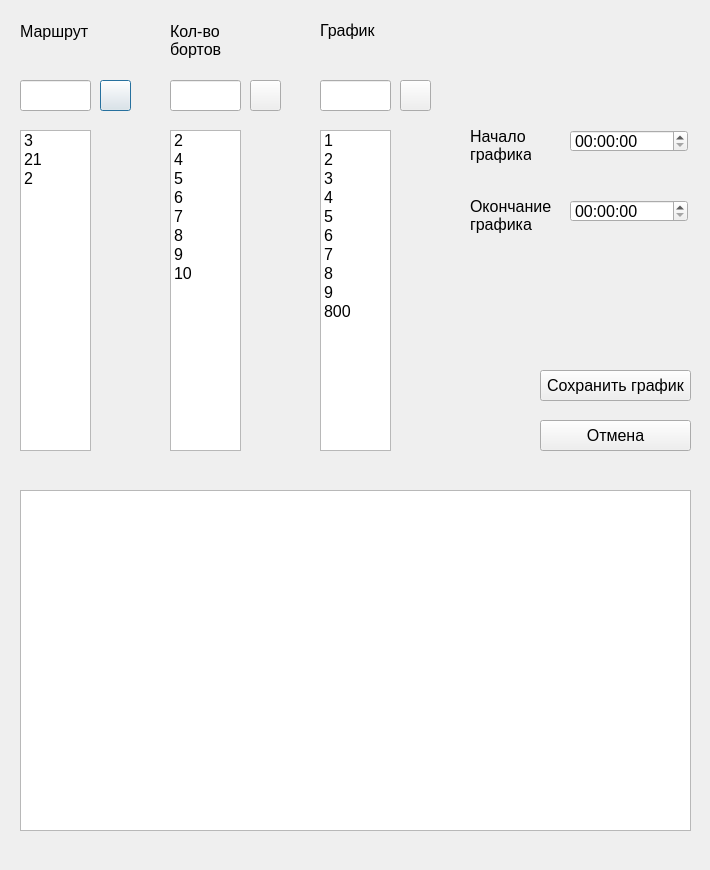
<?xml version="1.0" encoding="UTF-8"?>
<ui version="4.0">
 <class>Dialog</class>
 <widget class="QDialog" name="Dialog">
  <property name="geometry">
   <rect>
    <x>0</x>
    <y>0</y>
    <width>710</width>
    <height>870</height>
   </rect>
  </property>
  <property name="font">
   <font>
    <pointsize>12</pointsize>
   </font>
  </property>
  <property name="windowTitle">
   <string>Маршруты</string>
  </property>
  <property name="modal">
   <bool>true</bool>
  </property>
  <widget class="QLineEdit" name="RouteEdit">
   <property name="geometry">
    <rect>
     <x>20</x>
     <y>80</y>
     <width>71</width>
     <height>31</height>
    </rect>
   </property>
  </widget>
  <widget class="QLabel" name="label">
   <property name="geometry">
    <rect>
     <x>20</x>
     <y>21</y>
     <width>71</width>
     <height>20</height>
    </rect>
   </property>
   <property name="font">
    <font>
     <pointsize>12</pointsize>
    </font>
   </property>
   <property name="text">
    <string>Маршрут</string>
   </property>
  </widget>
  <widget class="QLabel" name="label_2">
   <property name="geometry">
    <rect>
     <x>170</x>
     <y>20</y>
     <width>51</width>
     <height>41</height>
    </rect>
   </property>
   <property name="font">
    <font>
     <pointsize>12</pointsize>
    </font>
   </property>
   <property name="text">
    <string>Кол-во 
бортов</string>
   </property>
  </widget>
  <widget class="QLineEdit" name="BortCountEdit">
   <property name="geometry">
    <rect>
     <x>170</x>
     <y>80</y>
     <width>71</width>
     <height>31</height>
    </rect>
   </property>
  </widget>
  <widget class="QLabel" name="label_3">
   <property name="geometry">
    <rect>
     <x>320</x>
     <y>20</y>
     <width>61</width>
     <height>21</height>
    </rect>
   </property>
   <property name="font">
    <font>
     <pointsize>12</pointsize>
    </font>
   </property>
   <property name="text">
    <string>График</string>
   </property>
  </widget>
  <widget class="QLineEdit" name="GraphicEdit">
   <property name="geometry">
    <rect>
     <x>320</x>
     <y>80</y>
     <width>71</width>
     <height>31</height>
    </rect>
   </property>
   <property name="text">
    <string/>
   </property>
  </widget>
  <widget class="QListWidget" name="RouteListWidget">
   <property name="geometry">
    <rect>
     <x>20</x>
     <y>130</y>
     <width>71</width>
     <height>321</height>
    </rect>
   </property>
   <property name="font">
    <font>
     <pointsize>12</pointsize>
    </font>
   </property>
   <item>
    <property name="text">
     <string>3</string>
    </property>
   </item>
   <item>
    <property name="text">
     <string>21</string>
    </property>
   </item>
   <item>
    <property name="text">
     <string>2</string>
    </property>
   </item>
  </widget>
  <widget class="QListWidget" name="BortCountListWidget">
   <property name="geometry">
    <rect>
     <x>170</x>
     <y>130</y>
     <width>71</width>
     <height>321</height>
    </rect>
   </property>
   <property name="font">
    <font>
     <pointsize>12</pointsize>
    </font>
   </property>
   <item>
    <property name="text">
     <string>2</string>
    </property>
   </item>
   <item>
    <property name="text">
     <string>4</string>
    </property>
   </item>
   <item>
    <property name="text">
     <string>5</string>
    </property>
   </item>
   <item>
    <property name="text">
     <string>6</string>
    </property>
   </item>
   <item>
    <property name="text">
     <string>7</string>
    </property>
   </item>
   <item>
    <property name="text">
     <string>8</string>
    </property>
   </item>
   <item>
    <property name="text">
     <string>9</string>
    </property>
   </item>
   <item>
    <property name="text">
     <string>10</string>
    </property>
   </item>
  </widget>
  <widget class="QListWidget" name="GraphicListWidget">
   <property name="geometry">
    <rect>
     <x>320</x>
     <y>130</y>
     <width>71</width>
     <height>321</height>
    </rect>
   </property>
   <property name="font">
    <font>
     <pointsize>12</pointsize>
    </font>
   </property>
   <item>
    <property name="text">
     <string>1</string>
    </property>
   </item>
   <item>
    <property name="text">
     <string>2</string>
    </property>
   </item>
   <item>
    <property name="text">
     <string>3</string>
    </property>
   </item>
   <item>
    <property name="text">
     <string>4</string>
    </property>
   </item>
   <item>
    <property name="text">
     <string>5</string>
    </property>
   </item>
   <item>
    <property name="text">
     <string>6</string>
    </property>
   </item>
   <item>
    <property name="text">
     <string>7</string>
    </property>
   </item>
   <item>
    <property name="text">
     <string>8</string>
    </property>
   </item>
   <item>
    <property name="text">
     <string>9</string>
    </property>
   </item>
   <item>
    <property name="text">
     <string>800</string>
    </property>
   </item>
  </widget>
  <widget class="QTimeEdit" name="StartGraphicTimeEdit">
   <property name="geometry">
    <rect>
     <x>570</x>
     <y>130</y>
     <width>118</width>
     <height>22</height>
    </rect>
   </property>
   <property name="font">
    <font>
     <pointsize>12</pointsize>
    </font>
   </property>
  </widget>
  <widget class="QLabel" name="label_4">
   <property name="geometry">
    <rect>
     <x>470</x>
     <y>120</y>
     <width>61</width>
     <height>51</height>
    </rect>
   </property>
   <property name="font">
    <font>
     <pointsize>12</pointsize>
    </font>
   </property>
   <property name="text">
    <string>Начало 
графика</string>
   </property>
  </widget>
  <widget class="QLabel" name="label_5">
   <property name="geometry">
    <rect>
     <x>470</x>
     <y>190</y>
     <width>81</width>
     <height>51</height>
    </rect>
   </property>
   <property name="font">
    <font>
     <pointsize>12</pointsize>
    </font>
   </property>
   <property name="text">
    <string>Окончание  
графика</string>
   </property>
  </widget>
  <widget class="QTimeEdit" name="EndGraphicTimeEdit">
   <property name="geometry">
    <rect>
     <x>570</x>
     <y>200</y>
     <width>118</width>
     <height>22</height>
    </rect>
   </property>
   <property name="font">
    <font>
     <pointsize>12</pointsize>
    </font>
   </property>
  </widget>
  <widget class="QListWidget" name="FullGraphicListWidget">
   <property name="geometry">
    <rect>
     <x>20</x>
     <y>490</y>
     <width>671</width>
     <height>341</height>
    </rect>
   </property>
  </widget>
  <widget class="QPushButton" name="RouteAddBtn">
   <property name="geometry">
    <rect>
     <x>100</x>
     <y>80</y>
     <width>31</width>
     <height>31</height>
    </rect>
   </property>
   <property name="text">
    <string/>
   </property>
   <property name="icon">
    <iconset>
     <normaloff>../static/new.png</normaloff>../static/new.png</iconset>
   </property>
   <property name="iconSize">
    <size>
     <width>32</width>
     <height>32</height>
    </size>
   </property>
  </widget>
  <widget class="QPushButton" name="BortCountAddBtn">
   <property name="geometry">
    <rect>
     <x>250</x>
     <y>80</y>
     <width>31</width>
     <height>31</height>
    </rect>
   </property>
   <property name="text">
    <string/>
   </property>
   <property name="icon">
    <iconset>
     <normaloff>../static/new.png</normaloff>../static/new.png</iconset>
   </property>
   <property name="iconSize">
    <size>
     <width>32</width>
     <height>32</height>
    </size>
   </property>
  </widget>
  <widget class="QPushButton" name="GraphicAddBtn">
   <property name="geometry">
    <rect>
     <x>400</x>
     <y>80</y>
     <width>31</width>
     <height>31</height>
    </rect>
   </property>
   <property name="text">
    <string/>
   </property>
   <property name="icon">
    <iconset>
     <normaloff>../static/new.png</normaloff>../static/new.png</iconset>
   </property>
   <property name="iconSize">
    <size>
     <width>32</width>
     <height>32</height>
    </size>
   </property>
   <property name="flat">
    <bool>false</bool>
   </property>
  </widget>
  <widget class="QPushButton" name="FullGraphicAddBtn">
   <property name="geometry">
    <rect>
     <x>540</x>
     <y>370</y>
     <width>151</width>
     <height>31</height>
    </rect>
   </property>
   <property name="text">
    <string>Сохранить график</string>
   </property>
  </widget>
  <widget class="QPushButton" name="CancelBtn">
   <property name="geometry">
    <rect>
     <x>540</x>
     <y>420</y>
     <width>151</width>
     <height>31</height>
    </rect>
   </property>
   <property name="text">
    <string>Отмена</string>
   </property>
  </widget>
 </widget>
 <resources/>
 <connections/>
</ui>
